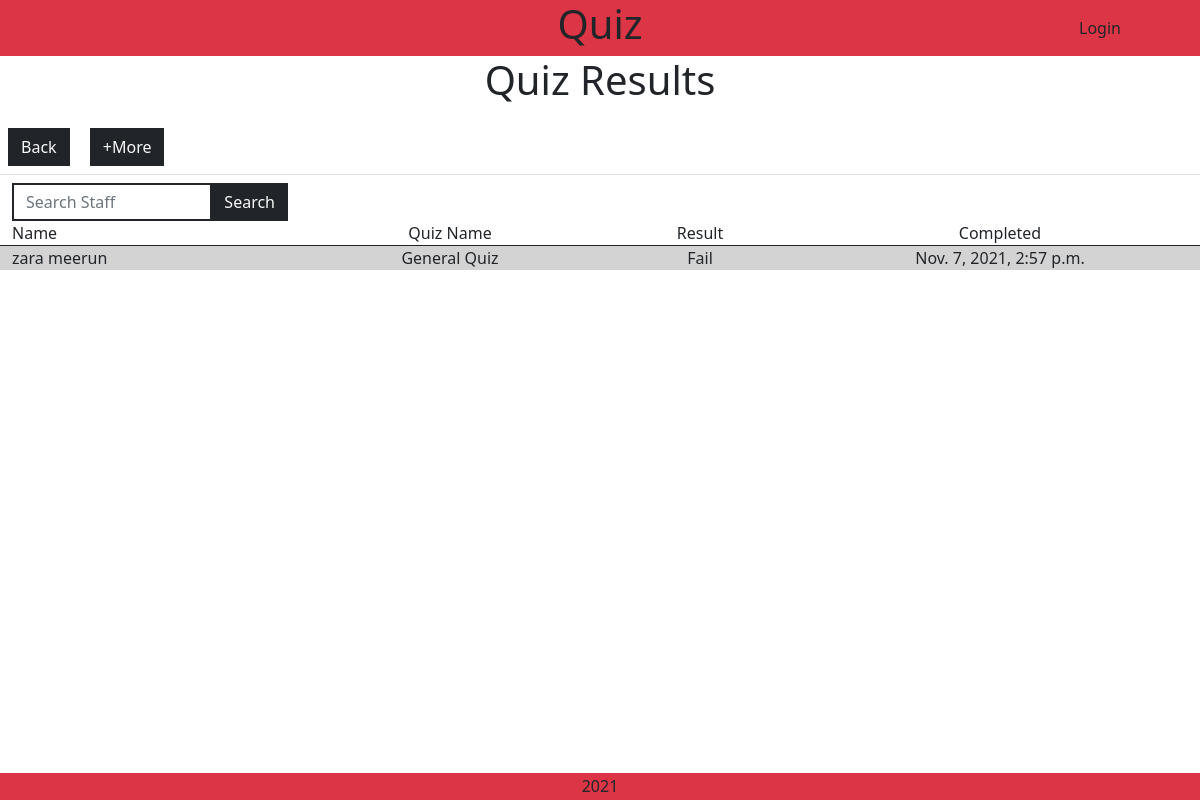
Before: /staff/quiz_results with the older database file.
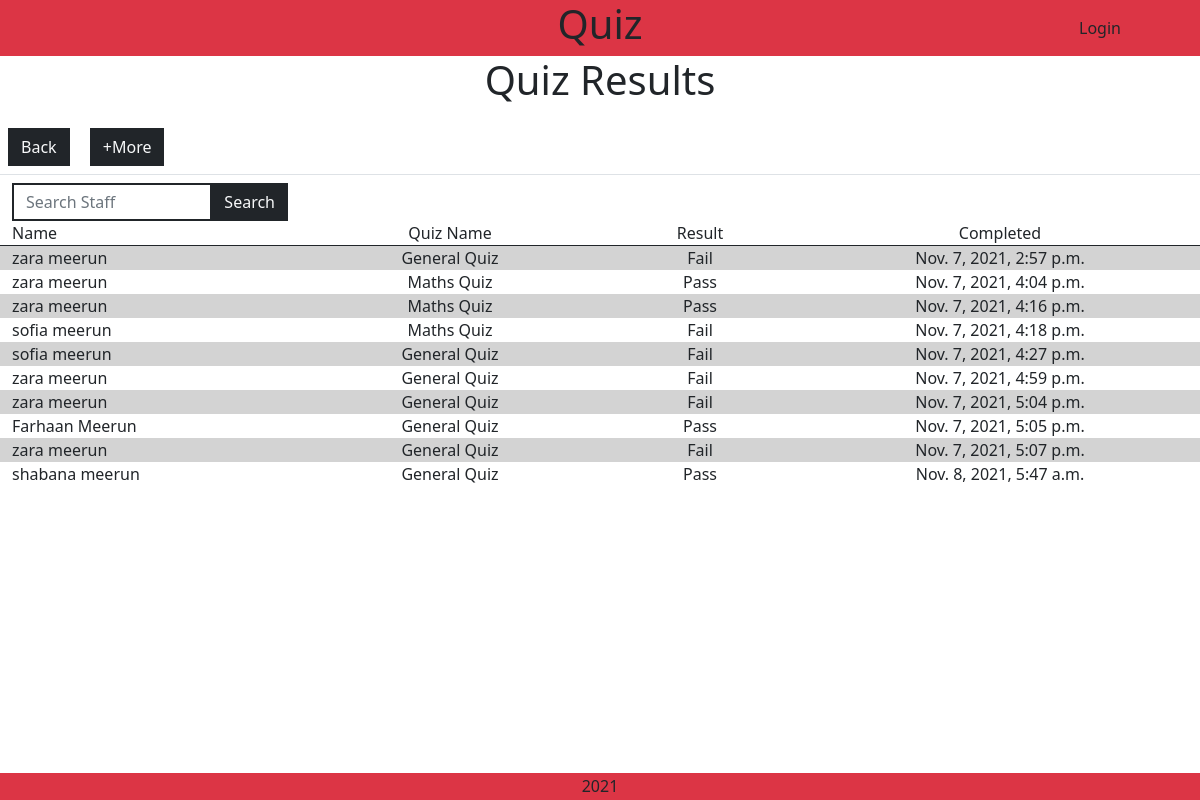
After: the same page with the newer database file.
### quiz/models.py (models this page shows, shortened)
class Results(models.Model):
    class Meta:
        verbose_name_plural = "Results"
    staff= models.ForeignKey(
            'staff.Staff', null=False, blank=False, on_delete=models.CASCADE,
            related_name='results')
    quiz_name = models.CharField(max_length=254)
    results = models.CharField(max_length=254)
    attempts = models.IntegerField(default=0)
    created_at = models.DateTimeField(auto_now_add=True)
    pass_fail = models.CharField(max_length=254)

### staff/models.py (models this page shows, shortened)
class Staff(models.Model):
    class Meta:
        verbose_name_plural = "Staff"
    employee_number = models.IntegerField(unique=True)
    first_name = models.CharField(max_length=254)
    last_name = models.CharField(max_length=254)
    email_address = models.EmailField()

### staff/views.py (the view, shortened to what this page needs)
# urls.py: path('quiz_results', views.quiz_results, name='quiz_results'),
def quiz_results(request):
    all_results = Results.objects.all()
    context = {
    'results': all_results,
    }
    return render(request, 'staff/quiz_results.html', context)

### staff/templates/staff/quiz_results.html (shortened to what this page needs)
{% extends "base.html" %}
{% load static %}
{% load crispy_forms_tags %}
{% block extra_css %}
    <link rel="stylesheet" href="{% static 'staff/css/staff.css' %}">
{% endblock %}
{% block content %}
    <div class="text-center h1 mb-3">Quiz Results</div>
    <a href="{% url 'staff' %}" class="m-2 btn btn-dark rounded-0 text-light">Back</a>
    <a href="#" class="m-2 btn btn-dark rounded-0 text-light show-more">+More</a>
    <div class="row m-0 border-top d-flex justify-content-left">
        <div class="col-10 col-md-4 col-lg-3 mt-2">
            <form action="{% url 'quiz_results' %}" method="GET" id="characterForm">
                <div class="input-group">
                    <input type="search" class="form-control custom-select rounded-0 border-2 border-dark" name="q" placeholder="Search Staff">
                    <button class="btn btn-outline-dark bg-dark text-light rounded-0 input-group-append ml-auto search-button" type="submit"><div class="text">Search</div></button>
                </div>
            </form>
        </div>
    </div>
    <div class="row m-0 staff-text border-bottom border-dark">
        <div class="col-3">Name</div>
        <div class="col-3 text-center">Quiz Name</div>
        <div class="col-2 text-center">Result</div>
        <div class="col-4 text-center">Completed</div>
    </div>
    <div class="row m-0 staff-text">
        {% for result in results %}
            {% if forloop.counter|divisibleby:2 %}
                <div class="col-3">{{ result.staff.first_name }} {{ result.staff.last_name }}</div>
                <div class="col-3 text-center">{{ result.quiz_name }}</div>
                <div class="col-2 text-center">{{ result.pass_fail }}</div>
                <div class="col-4 text-center">{{ result.created_at }}</div>
            {% else %}
                <div class="col-3 bg-secondary">{{ result.staff.first_name }} {{ result.staff.last_name }}</div>
                <div class="col-3 text-center bg-secondary">{{ result.quiz_name }}</div>
                <div class="col-2 text-center bg-secondary">{{ result.pass_fail }}</div>
                <div class="col-4 text-center bg-secondary">{{ result.created_at }}</div>
            {% endif %}
        {% endfor %}
    </div>
{% endblock %}

Changed rows visible on the page:
added Results: staff.first_name "zara", staff.last_name "meerun", quiz_name "Maths Quiz", pass_fail "Pass", created_at "Nov. 7, 2021, 4:04 p.m."
added Results: staff.first_name "zara", staff.last_name "meerun", quiz_name "Maths Quiz", pass_fail "Pass", created_at "Nov. 7, 2021, 4:16 p.m."
added Results: staff.first_name "sofia", staff.last_name "meerun", quiz_name "Maths Quiz", pass_fail "Fail", created_at "Nov. 7, 2021, 4:18 p.m."
added Results: staff.first_name "sofia", staff.last_name "meerun", quiz_name "General Quiz", pass_fail "Fail", created_at "Nov. 7, 2021, 4:27 p.m."
added Results: staff.first_name "zara", staff.last_name "meerun", quiz_name "General Quiz", pass_fail "Fail", created_at "Nov. 7, 2021, 4:59 p.m."
added Results: staff.first_name "zara", staff.last_name "meerun", quiz_name "General Quiz", pass_fail "Fail", created_at "Nov. 7, 2021, 5:04 p.m."
added Results: staff.first_name "Farhaan", staff.last_name "Meerun", quiz_name "General Quiz", pass_fail "Pass", created_at "Nov. 7, 2021, 5:05 p.m."
added Results: staff.first_name "zara", staff.last_name "meerun", quiz_name "General Quiz", pass_fail "Fail", created_at "Nov. 7, 2021, 5:07 p.m."
added Results: staff.first_name "shabana", staff.last_name "meerun", quiz_name "General Quiz", pass_fail "Pass", created_at "Nov. 8, 2021, 5:47 a.m."
